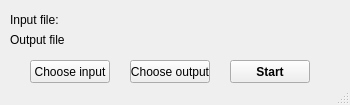
<?xml version="1.0" encoding="UTF-8"?>
<ui version="4.0">
 <class>MainWindow</class>
 <widget class="QMainWindow" name="MainWindow">
  <property name="geometry">
   <rect>
    <x>0</x>
    <y>0</y>
    <width>350</width>
    <height>105</height>
   </rect>
  </property>
  <property name="windowTitle">
   <string>Read and Write</string>
  </property>
  <widget class="QWidget" name="centralwidget">
   <widget class="QPushButton" name="chooseInputButton">
    <property name="geometry">
     <rect>
      <x>30</x>
      <y>60</y>
      <width>80</width>
      <height>23</height>
     </rect>
    </property>
    <property name="text">
     <string>Choose input</string>
    </property>
   </widget>
   <widget class="QPushButton" name="chooseOutputButton">
    <property name="geometry">
     <rect>
      <x>130</x>
      <y>60</y>
      <width>80</width>
      <height>23</height>
     </rect>
    </property>
    <property name="text">
     <string>Choose output</string>
    </property>
   </widget>
   <widget class="QPushButton" name="pushButton">
    <property name="geometry">
     <rect>
      <x>230</x>
      <y>60</y>
      <width>80</width>
      <height>23</height>
     </rect>
    </property>
    <property name="sizePolicy">
     <sizepolicy hsizetype="Minimum" vsizetype="Fixed">
      <horstretch>0</horstretch>
      <verstretch>0</verstretch>
     </sizepolicy>
    </property>
    <property name="font">
     <font>
      <family>MS Shell Dlg 2</family>
      <weight>75</weight>
      <bold>true</bold>
     </font>
    </property>
    <property name="layoutDirection">
     <enum>Qt::LeftToRight</enum>
    </property>
    <property name="text">
     <string>Start</string>
    </property>
   </widget>
   <widget class="QLabel" name="inputFilepathLabel">
    <property name="geometry">
     <rect>
      <x>10</x>
      <y>10</y>
      <width>55</width>
      <height>20</height>
     </rect>
    </property>
    <property name="text">
     <string>Input file:</string>
    </property>
   </widget>
   <widget class="QLabel" name="outputFilepathLabel">
    <property name="geometry">
     <rect>
      <x>10</x>
      <y>30</y>
      <width>55</width>
      <height>20</height>
     </rect>
    </property>
    <property name="text">
     <string>Output file:</string>
    </property>
   </widget>
   <widget class="QLabel" name="inputFilepathView">
    <property name="geometry">
     <rect>
      <x>70</x>
      <y>10</y>
      <width>230</width>
      <height>20</height>
     </rect>
    </property>
    <property name="text">
     <string/>
    </property>
   </widget>
   <widget class="QLabel" name="outputFilepathView">
    <property name="geometry">
     <rect>
      <x>70</x>
      <y>30</y>
      <width>230</width>
      <height>20</height>
     </rect>
    </property>
    <property name="text">
     <string/>
    </property>
   </widget>
  </widget>
  <widget class="QMenuBar" name="menubar">
   <property name="geometry">
    <rect>
     <x>0</x>
     <y>0</y>
     <width>350</width>
     <height>21</height>
    </rect>
   </property>
  </widget>
  <widget class="QStatusBar" name="statusbar"/>
 </widget>
 <resources/>
 <connections/>
 <slots>
  <slot>chooseInputFile()</slot>
 </slots>
</ui>
